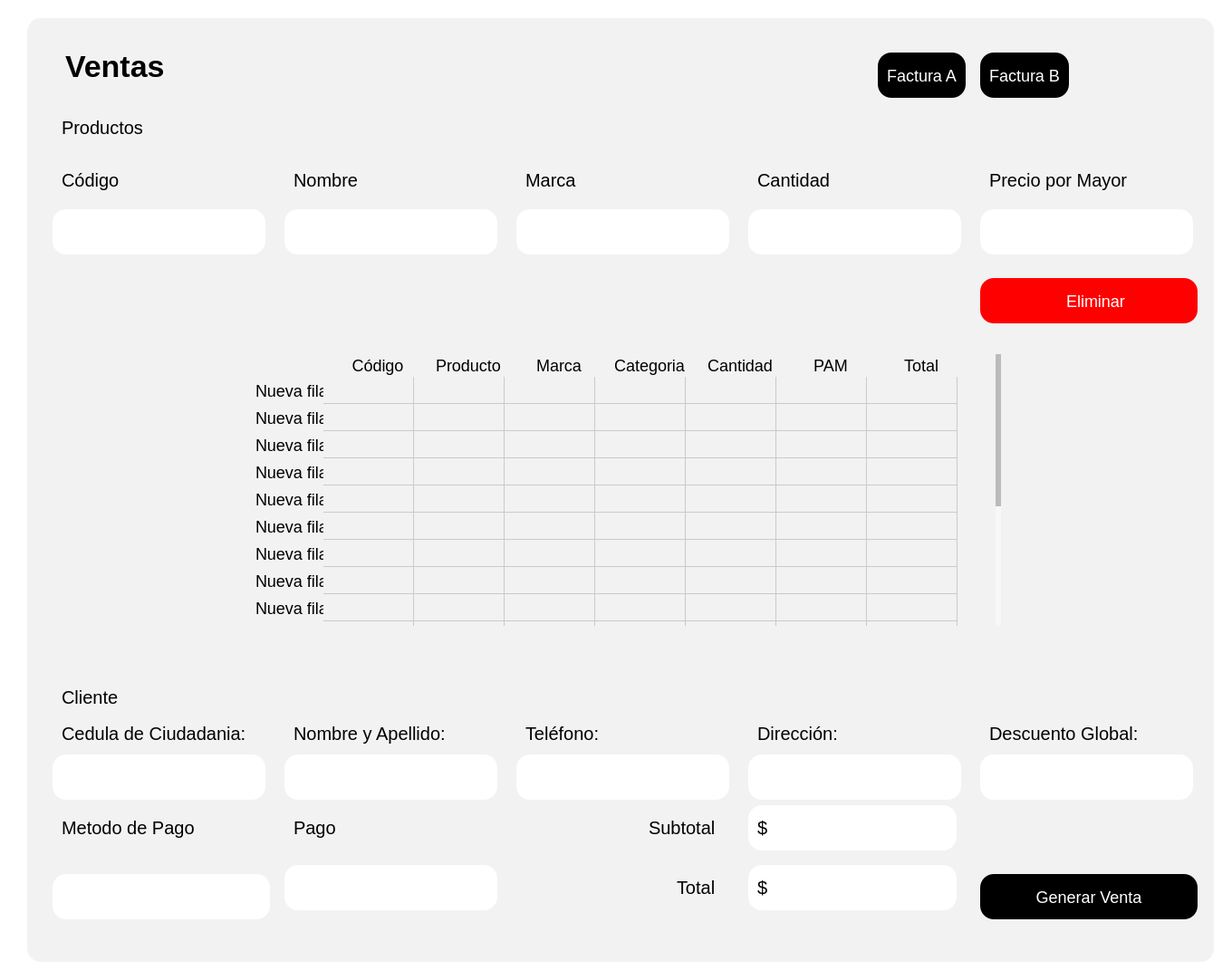
<?xml version="1.0" encoding="UTF-8"?>
<ui version="4.0">
 <class>Form</class>
 <widget class="QWidget" name="Form">
  <property name="geometry">
   <rect>
    <x>0</x>
    <y>0</y>
    <width>1358</width>
    <height>1082</height>
   </rect>
  </property>
  <property name="windowTitle">
   <string>Form</string>
  </property>
  <property name="styleSheet">
   <string notr="true">background-color: rgb(255, 255, 255);
</string>
  </property>
  <layout class="QHBoxLayout" name="horizontalLayout">
   <item>
    <widget class="QWidget" name="Contenedor" native="true">
     <property name="styleSheet">
      <string notr="true">
QPushButton {
    background-color: black; /* Fondo blanco */
    border: none; /* Sin borde ni decoración inicial */
    color:  white; /* Color del texto */
    border-radius: 15px; /* Bordes circulares */
    padding: 5px 10px; /* Espaciado interno para mejor apariencia */
	height: 40px; /* Altura del botón */
    text-align: center; /* Alinea el texto del botón a la izquierda */
    font-size: 18px; /* Tamaño de fuente */
	margin-top:20px;
}

QPushButton:hover {
    background-color: rgb(106, 106, 106); /* Gris claro al pasar el mouse */
    cursor: pointer; /* Cursor de mano al pasar sobre el botón */
}

QToolButton {
    background-color: white; /* Fondo blanco */
    border: none; /* Sin borde ni decoración inicial */
    color:  rgb(50, 50, 50); /* Color del texto */
    border-radius: 15px; /* Bordes circulares */
    padding: 5px 10px; /* Espaciado interno para mejor apariencia */
	height: 40px; /* Altura del botón */
    text-align: left; /* Alinea el texto del botón a la izquierda */
    font-size: 18px; /* Tamaño de fuente */
    cursor: pointer;
}

QToolButton:hover {
    background-color: #f2f2f2; /* Gris claro al pasar el mouse */
    cursor: pointer;
}
QLineEdit {
    background-color: rgb(255, 255, 255); /* Fondo blanco */
    border: none; /* Sin bordes visibles */
    padding: 4px; /* Espaciado interno entre el texto y los bordes */
    margin-right: 5px; /* Espaciado externo solo a la derecha */
    border-radius: 10px; /* Bordes redondeados */
    color: black; /* Texto negro */
    text-align: left; /* Texto alineado a la izquierda */
    font-size: 18px; /* Tamaño del texto */
}

/* Cuando el QLineEdit está enfocado (se está escribiendo) */
QLineEdit:focus {
    background-color: rgb(230, 230, 250); /* Color de fondo cuando el campo está activo */
    border: 1px solid rgb(0, 0, 0); /* Borde negro al estar activo */
}

QLabel {
    font-size: 20px; /* Tamaño de fuente */
    color:  black; /* Color del texto */
    margin-right: 10px; /* Espaciado a la derecha */
    padding: 5px; /* Espaciado interno */
    text-align: left; /* Alineación del texto a la izquierda */
}
QTableWidget {
    border: none;
    background-color: #ffffff; /* Fondo blanco para la tabla */
    box-shadow: 0 4px 8px rgba(0, 0, 0, 0.1); /* Sombra suave alrededor de la tabla */
}

QTableWidget::item {
    background-color: #f2f2f2; 
    border: none; 
    transition: background-color 0.3s ease; /* Suavizado de transición de color de fondo */
    pointer-events: none; /* Desactiva la interacción con las celdas (como editar) */
}

QTableWidget::item:selected {
    background-color: #aad4ff; /* Color azul claro para celdas seleccionadas */
    color: black; /* Texto negro para celdas seleccionadas */
}

QTableWidget::item:hover {
    background-color: #e6e6e6; /* Color de fondo al pasar el cursor sobre las celdas */
}

QHeaderView::section {
    border: none; 
    background-color: #f2f2f2; 
    font-weight: normal; /* No negritas */
    text-align: center; /* Centrado del texto en los encabezados */
    box-shadow: 0 2px 4px rgba(0, 0, 0, 0.1); /* Sombra suave para los encabezados */
}

QHeaderView::section:focus {
    background-color: #f2f2f2; /* Sin color de fondo cuando está en foco */
    border: none; /* Sin borde cuando está en foco */
}

QTableWidget::item:focus {
    border: none; /* Sin borde cuando las celdas tienen el foco */
    background-color: #f2f2f2; /* Mantener el fondo sin color azul */
}

QTableCornerButton::section {
    background-color: #f2f2f2; 
    border: none; 
}

QTableWidget::verticalHeader {
    background-color: #f2f2f2;
    border: none;
    font-weight: normal; /* No negritas */
}

QTableWidget::item:hover {
    background-color: #e6e6e6; /* Color de fondo al pasar el cursor sobre las celdas */
}

/* Personalización de la barra de desplazamiento */
QScrollBar:vertical {
    border: none;
    background: #f7f7f7; /* Fondo de la barra */
    width: 8px; /* Barra más delgada */
    border-radius: 4px; /* Bordes más redondeados */
}

QScrollBar::handle:vertical {
    background: #bbb; /* Fondo del control deslizante */
    min-height: 20px; /* Control deslizante más delgado */
    border-radius: 4px; /* Bordes redondeados */
    transition: background-color 0.3s ease; /* Transición suave para el cambio de color */
}

QScrollBar::handle:vertical:hover {
    background: #888; /* Color más oscuro cuando el control deslizante está siendo desplazado */
}

QScrollBar::add-line:vertical, QScrollBar::sub-line:vertical {
    border: none;
    background: #f2f2f2; /* Fondo para los botones de la barra */
    height: 0px; /* Sin altura para los botones */
}

QScrollBar:horizontal {
    border: none;
    background: #f7f7f7; /* Fondo de la barra */
    height: 8px; /* Barra más delgada */
    border-radius: 4px; /* Bordes más redondeados */
}

QScrollBar::handle:horizontal {
    background: #bbb; /* Fondo del control deslizante */
    min-width: 20px; /* Control deslizante más delgado */
    border-radius: 4px; /* Bordes redondeados */
    transition: background-color 0.3s ease; /* Transición suave para el cambio de color */
}

QScrollBar::handle:horizontal:hover {
    background: #888; /* Color más oscuro cuando el control deslizante está siendo desplazado */
}

QScrollBar::add-line:horizontal, QScrollBar::sub-line:horizontal {
    border: none;
    background: #f2f2f2; /* Fondo para los botones de la barra */
    width: 0px; /* Sin ancho para los botones */
}


</string>
     </property>
     <layout class="QHBoxLayout" name="horizontalLayout_2">
      <item>
       <widget class="QStackedWidget" name="Contenido">
        <property name="styleSheet">
         <string notr="true">margin-left:10px;
border-radius:15px;
background-color: #f2f2f2; 
</string>
        </property>
        <widget class="QWidget" name="ContenidoPage1">
         <layout class="QVBoxLayout" name="verticalLayout_2">
          <item>
           <widget class="QWidget" name="widget_3" native="true">
            <property name="styleSheet">
             <string notr="true"/>
            </property>
            <layout class="QGridLayout" name="gridLayout">
             <item row="0" column="0">
              <layout class="QGridLayout" name="gridLayout_2">
               <item row="3" column="5">
                <widget class="QLineEdit" name="InputPrecioMayor">
                 <property name="sizePolicy">
                  <sizepolicy hsizetype="Fixed" vsizetype="Fixed">
                   <horstretch>0</horstretch>
                   <verstretch>0</verstretch>
                  </sizepolicy>
                 </property>
                 <property name="minimumSize">
                  <size>
                   <width>250</width>
                   <height>50</height>
                  </size>
                 </property>
                 <property name="maximumSize">
                  <size>
                   <width>250</width>
                   <height>50</height>
                  </size>
                 </property>
                 <property name="styleSheet">
                  <string notr="true">background-color: rgb(255, 255, 255);</string>
                 </property>
                </widget>
               </item>
               <item row="2" column="3">
                <widget class="QLabel" name="label_7">
                 <property name="text">
                  <string>Cantidad</string>
                 </property>
                </widget>
               </item>
               <item row="2" column="0">
                <widget class="QLabel" name="label_3">
                 <property name="text">
                  <string>Código</string>
                 </property>
                </widget>
               </item>
               <item row="0" column="5" alignment="Qt::AlignLeft|Qt::AlignVCenter">
                <widget class="QPushButton" name="BtnFacturaB">
                 <property name="cursor">
                  <cursorShape>PointingHandCursor</cursorShape>
                 </property>
                 <property name="styleSheet">
                  <string notr="true">
QPushButton {
    background-color: black; /* Fondo blanco */
    border: none; /* Sin borde ni decoración inicial */
    color:  white; /* Color del texto */
    border-radius: 15px; /* Bordes circulares */
    padding: 5px 10px; /* Espaciado interno para mejor apariencia */
	height: 40px; /* Altura del botón */
    text-align: center; /* Alinea el texto del botón a la izquierda */
    font-size: 18px; /* Tamaño de fuente */
	margin-top:20px;
}

QPushButton:hover {
    background-color: rgb(106, 106, 106); /* Gris claro al pasar el mouse */
    cursor: pointer; /* Cursor de mano al pasar sobre el botón */
}</string>
                 </property>
                 <property name="text">
                  <string>Factura B</string>
                 </property>
                </widget>
               </item>
               <item row="2" column="2">
                <widget class="QLabel" name="label_6">
                 <property name="text">
                  <string>Marca</string>
                 </property>
                </widget>
               </item>
               <item row="0" column="3" alignment="Qt::AlignRight|Qt::AlignVCenter">
                <widget class="QPushButton" name="BtnFacturaA">
                 <property name="cursor">
                  <cursorShape>PointingHandCursor</cursorShape>
                 </property>
                 <property name="styleSheet">
                  <string notr="true">
QPushButton {
    background-color: black; /* Fondo blanco */
    border: none; /* Sin borde ni decoración inicial */
    color:  white; /* Color del texto */
    border-radius: 15px; /* Bordes circulares */
    padding: 5px 10px; /* Espaciado interno para mejor apariencia */
	height: 40px; /* Altura del botón */
    text-align: center; /* Alinea el texto del botón a la izquierda */
    font-size: 18px; /* Tamaño de fuente */
	margin-top:20px;
}

QPushButton:hover {
    background-color: rgb(106, 106, 106); /* Gris claro al pasar el mouse */
    cursor: pointer; /* Cursor de mano al pasar sobre el botón */
}</string>
                 </property>
                 <property name="text">
                  <string>Factura A</string>
                 </property>
                </widget>
               </item>
               <item row="3" column="3">
                <widget class="QLineEdit" name="InputCantidad">
                 <property name="sizePolicy">
                  <sizepolicy hsizetype="Fixed" vsizetype="Fixed">
                   <horstretch>0</horstretch>
                   <verstretch>0</verstretch>
                  </sizepolicy>
                 </property>
                 <property name="minimumSize">
                  <size>
                   <width>250</width>
                   <height>50</height>
                  </size>
                 </property>
                 <property name="maximumSize">
                  <size>
                   <width>250</width>
                   <height>50</height>
                  </size>
                 </property>
                 <property name="styleSheet">
                  <string notr="true">background-color: rgb(255, 255, 255);</string>
                 </property>
                </widget>
               </item>
               <item row="3" column="0">
                <widget class="QLineEdit" name="InputCodigo">
                 <property name="sizePolicy">
                  <sizepolicy hsizetype="Fixed" vsizetype="Fixed">
                   <horstretch>0</horstretch>
                   <verstretch>0</verstretch>
                  </sizepolicy>
                 </property>
                 <property name="minimumSize">
                  <size>
                   <width>250</width>
                   <height>50</height>
                  </size>
                 </property>
                 <property name="maximumSize">
                  <size>
                   <width>250</width>
                   <height>50</height>
                  </size>
                 </property>
                 <property name="styleSheet">
                  <string notr="true">background-color: rgb(255, 255, 255);</string>
                 </property>
                </widget>
               </item>
               <item row="3" column="1">
                <widget class="QLineEdit" name="InputNombre">
                 <property name="sizePolicy">
                  <sizepolicy hsizetype="Fixed" vsizetype="Fixed">
                   <horstretch>0</horstretch>
                   <verstretch>0</verstretch>
                  </sizepolicy>
                 </property>
                 <property name="minimumSize">
                  <size>
                   <width>250</width>
                   <height>50</height>
                  </size>
                 </property>
                 <property name="maximumSize">
                  <size>
                   <width>250</width>
                   <height>50</height>
                  </size>
                 </property>
                 <property name="styleSheet">
                  <string notr="true">background-color: rgb(255, 255, 255);</string>
                 </property>
                </widget>
               </item>
               <item row="2" column="1">
                <widget class="QLabel" name="label_5">
                 <property name="text">
                  <string>Nombre</string>
                 </property>
                </widget>
               </item>
               <item row="0" column="0">
                <widget class="QLabel" name="LabelVentasA">
                 <property name="styleSheet">
                  <string notr="true">#LabelVentasA {
    font-weight: bold; /* Negrita */
    font-size: 34px; /* Tamaño de fuente */
}
</string>
                 </property>
                 <property name="text">
                  <string>Ventas</string>
                 </property>
                </widget>
               </item>
               <item row="3" column="2">
                <widget class="QLineEdit" name="InputMarca">
                 <property name="sizePolicy">
                  <sizepolicy hsizetype="Fixed" vsizetype="Fixed">
                   <horstretch>0</horstretch>
                   <verstretch>0</verstretch>
                  </sizepolicy>
                 </property>
                 <property name="minimumSize">
                  <size>
                   <width>250</width>
                   <height>50</height>
                  </size>
                 </property>
                 <property name="maximumSize">
                  <size>
                   <width>250</width>
                   <height>50</height>
                  </size>
                 </property>
                 <property name="styleSheet">
                  <string notr="true">background-color: rgb(255, 255, 255);</string>
                 </property>
                </widget>
               </item>
               <item row="1" column="0">
                <widget class="QLabel" name="label_30">
                 <property name="text">
                  <string>Productos</string>
                 </property>
                </widget>
               </item>
               <item row="2" column="5">
                <widget class="QLabel" name="label">
                 <property name="text">
                  <string>Precio por Mayor</string>
                 </property>
                </widget>
               </item>
               <item row="4" column="5">
                <widget class="QPushButton" name="BtnEliminar">
                 <property name="cursor">
                  <cursorShape>PointingHandCursor</cursorShape>
                 </property>
                 <property name="styleSheet">
                  <string notr="true">
QPushButton {
    background-color: red; /* Fondo blanco */
    border: none; /* Sin borde ni decoración inicial */
    color:  white; /* Color del texto */
    border-radius: 15px; /* Bordes circulares */
    padding: 5px 10px; /* Espaciado interno para mejor apariencia */
	height: 40px; /* Altura del botón */
    text-align: center; /* Alinea el texto del botón a la izquierda */
    font-size: 18px; /* Tamaño de fuente */
	margin-top:20px;
    cursor: pointer; /* Cursor de mano al pasar sobre el botón */
}

QPushButton:hover {
    background-color: rgb(106, 106, 106); /* Gris claro al pasar el mouse */
    cursor: pointer; /* Cursor de mano al pasar sobre el botón */
}</string>
                 </property>
                 <property name="text">
                  <string>   Eliminar</string>
                 </property>
                 <property name="icon">
                  <iconset>
                   <normaloff>../../assets/iconos/eliminar.png</normaloff>../../assets/iconos/eliminar.png</iconset>
                 </property>
                 <property name="iconSize">
                  <size>
                   <width>30</width>
                   <height>30</height>
                  </size>
                 </property>
                </widget>
               </item>
              </layout>
             </item>
            </layout>
           </widget>
          </item>
          <item>
           <widget class="QWidget" name="widget" native="true">
            <property name="styleSheet">
             <string notr="true"/>
            </property>
            <layout class="QVBoxLayout" name="verticalLayout_3">
             <item alignment="Qt::AlignHCenter|Qt::AlignVCenter">
              <widget class="QTableWidget" name="TablaVentaMayor">
               <property name="sizePolicy">
                <sizepolicy hsizetype="Fixed" vsizetype="Fixed">
                 <horstretch>0</horstretch>
                 <verstretch>0</verstretch>
                </sizepolicy>
               </property>
               <property name="minimumSize">
                <size>
                 <width>845</width>
                 <height>300</height>
                </size>
               </property>
               <property name="font">
                <font>
                 <family>MS Shell Dlg 2</family>
                 <pointsize>11</pointsize>
                 <weight>75</weight>
                 <bold>true</bold>
                </font>
               </property>
               <property name="styleSheet">
                <string notr="true">
QTableWidget {
    border: none;
    box-shadow: 0 4px 8px rgba(0, 0, 0, 0.1); /* Sombra suave alrededor de la tabla */
}

QTableWidget::item {
    background-color: #f2f2f2; 
    border: none; 
    font-size: 18px; /* Tamaño de letra */
    transition: background-color 0.3s ease; /* Suavizado de transición de color de fondo */
    pointer-events: none; /* Desactiva la interacción con las celdas (como editar) */
}

QTableWidget::item:selected {
    background-color: #aad4ff; /* Color azul claro para celdas seleccionadas */
    color: black; /* Texto negro para celdas seleccionadas */
}

QTableWidget::item:hover {
    background-color: #e6e6e6; /* Color de fondo al pasar el cursor sobre las celdas */
}

QHeaderView::section {
    border: none; 
    background-color: #f2f2f2; 
    font-size: 18px; /* Tamaño de letra */
    font-weight: normal; /* No negritas */
    text-align: center; /* Centrado del texto en los encabezados */
    box-shadow: 0 2px 4px rgba(0, 0, 0, 0.1); /* Sombra suave para los encabezados */
}

QHeaderView::section:focus {
    background-color: #f2f2f2; /* Sin color de fondo cuando está en foco */
    border: none; /* Sin borde cuando está en foco */
}

QTableWidget::item:focus {
    border: none; /* Sin borde cuando las celdas tienen el foco */
    background-color: #f2f2f2; /* Mantener el fondo sin color azul */
}

QTableCornerButton::section {
    background-color: #f2f2f2; 
    border: none; 
}

QTableWidget::verticalHeader {
    background-color: #f2f2f2;
    font-size: 23px;
    border: none;
    font-weight: normal; /* No negritas */
}

QTableWidget::item:hover {
    background-color: #e6e6e6; /* Color de fondo al pasar el cursor sobre las celdas */
}
/* Personalización de la barra de desplazamiento */
QScrollBar:vertical {
    border: none;
    background: #f7f7f7; /* Fondo de la barra */
    width: 8px; /* Barra más delgada */
    border-radius: 4px; /* Bordes más redondeados */
    margin: 0px 2px 0px 0px; /* Un pequeño margen para el desplazamiento */
}

QScrollBar::handle:vertical {
    background: #bbb; /* Fondo del control deslizante */
    min-height: 20px; /* Control deslizante más delgado */
    border-radius: 4px; /* Bordes redondeados */
    transition: background-color 0.3s ease; /* Transición suave para el cambio de color */
}

QScrollBar::handle:vertical:hover {
    background: #888; /* Color más oscuro cuando el control deslizante está siendo desplazado */
}

QScrollBar::add-line:vertical, QScrollBar::sub-line:vertical {
    border: none;
    background: #f2f2f2; /* Fondo para los botones de la barra */
    height: 0px; /* Sin altura para los botones */
}

QScrollBar:horizontal {
    border: none;
    background: #f7f7f7; /* Fondo de la barra */
    height: 8px; /* Barra más delgada */
    border-radius: 4px; /* Bordes más redondeados */
    margin: 0px 0px 2px 0px; /* Un pequeño margen para el desplazamiento */
}

QScrollBar::handle:horizontal {
    background: #bbb; /* Fondo del control deslizante */
    min-width: 20px; /* Control deslizante más delgado */
    border-radius: 4px; /* Bordes redondeados */
    transition: background-color 0.3s ease; /* Transición suave para el cambio de color */
}

QScrollBar::handle:horizontal:hover {
    background: #888; /* Color más oscuro cuando el control deslizante está siendo desplazado */
}
</string>
               </property>
               <row>
                <property name="text">
                 <string>Nueva fila</string>
                </property>
               </row>
               <row>
                <property name="text">
                 <string>Nueva fila</string>
                </property>
               </row>
               <row>
                <property name="text">
                 <string>Nueva fila</string>
                </property>
               </row>
               <row>
                <property name="text">
                 <string>Nueva fila</string>
                </property>
               </row>
               <row>
                <property name="text">
                 <string>Nueva fila</string>
                </property>
               </row>
               <row>
                <property name="text">
                 <string>Nueva fila</string>
                </property>
               </row>
               <row>
                <property name="text">
                 <string>Nueva fila</string>
                </property>
               </row>
               <row>
                <property name="text">
                 <string>Nueva fila</string>
                </property>
               </row>
               <row>
                <property name="text">
                 <string>Nueva fila</string>
                </property>
               </row>
               <row>
                <property name="text">
                 <string>Nueva fila</string>
                </property>
               </row>
               <row>
                <property name="text">
                 <string>Nueva fila</string>
                </property>
               </row>
               <row>
                <property name="text">
                 <string>Nueva fila</string>
                </property>
               </row>
               <row>
                <property name="text">
                 <string>Nueva fila</string>
                </property>
               </row>
               <row>
                <property name="text">
                 <string>Nueva fila</string>
                </property>
               </row>
               <row>
                <property name="text">
                 <string>New Row</string>
                </property>
               </row>
               <row>
                <property name="text">
                 <string>New Row</string>
                </property>
               </row>
               <column>
                <property name="text">
                 <string>Código</string>
                </property>
                <property name="font">
                 <font>
                  <kerning>false</kerning>
                 </font>
                </property>
                <property name="textAlignment">
                 <set>AlignCenter</set>
                </property>
               </column>
               <column>
                <property name="text">
                 <string>Producto</string>
                </property>
                <property name="textAlignment">
                 <set>AlignCenter</set>
                </property>
               </column>
               <column>
                <property name="text">
                 <string>Marca</string>
                </property>
                <property name="textAlignment">
                 <set>AlignCenter</set>
                </property>
               </column>
               <column>
                <property name="text">
                 <string>Categoria</string>
                </property>
                <property name="textAlignment">
                 <set>AlignCenter</set>
                </property>
               </column>
               <column>
                <property name="text">
                 <string>Cantidad</string>
                </property>
                <property name="textAlignment">
                 <set>AlignCenter</set>
                </property>
               </column>
               <column>
                <property name="text">
                 <string>PAM</string>
                </property>
                <property name="textAlignment">
                 <set>AlignCenter</set>
                </property>
               </column>
               <column>
                <property name="text">
                 <string>Total</string>
                </property>
                <property name="textAlignment">
                 <set>AlignCenter</set>
                </property>
               </column>
              </widget>
             </item>
            </layout>
           </widget>
          </item>
          <item alignment="Qt::AlignHCenter|Qt::AlignVCenter">
           <widget class="QWidget" name="widget_4" native="true">
            <property name="styleSheet">
             <string notr="true"/>
            </property>
            <layout class="QGridLayout" name="gridLayout_3">
             <item row="0" column="0">
              <layout class="QGridLayout" name="gridLayout_4">
               <item row="1" column="1">
                <widget class="QLabel" name="label_10">
                 <property name="text">
                  <string>Nombre y Apellido: </string>
                 </property>
                </widget>
               </item>
               <item row="2" column="3">
                <widget class="QLineEdit" name="InputDireccion">
                 <property name="sizePolicy">
                  <sizepolicy hsizetype="Fixed" vsizetype="Fixed">
                   <horstretch>0</horstretch>
                   <verstretch>0</verstretch>
                  </sizepolicy>
                 </property>
                 <property name="minimumSize">
                  <size>
                   <width>250</width>
                   <height>50</height>
                  </size>
                 </property>
                 <property name="maximumSize">
                  <size>
                   <width>250</width>
                   <height>50</height>
                  </size>
                 </property>
                 <property name="cursor">
                  <cursorShape>IBeamCursor</cursorShape>
                 </property>
                 <property name="styleSheet">
                  <string notr="true">background-color: rgb(255, 255, 255);</string>
                 </property>
                </widget>
               </item>
               <item row="3" column="3">
                <widget class="QLabel" name="LabelSubtotal">
                 <property name="sizePolicy">
                  <sizepolicy hsizetype="Fixed" vsizetype="Fixed">
                   <horstretch>0</horstretch>
                   <verstretch>0</verstretch>
                  </sizepolicy>
                 </property>
                 <property name="minimumSize">
                  <size>
                   <width>250</width>
                   <height>50</height>
                  </size>
                 </property>
                 <property name="maximumSize">
                  <size>
                   <width>250</width>
                   <height>50</height>
                  </size>
                 </property>
                 <property name="cursor">
                  <cursorShape>IBeamCursor</cursorShape>
                 </property>
                 <property name="styleSheet">
                  <string notr="true">background-color: rgb(255, 255, 255);
</string>
                 </property>
                 <property name="text">
                  <string>$</string>
                 </property>
                </widget>
               </item>
               <item row="1" column="2">
                <widget class="QLabel" name="label_9">
                 <property name="text">
                  <string>Teléfono:</string>
                 </property>
                </widget>
               </item>
               <item row="3" column="0">
                <widget class="QLabel" name="label_12">
                 <property name="text">
                  <string>Metodo de Pago</string>
                 </property>
                </widget>
               </item>
               <item row="2" column="0">
                <widget class="QLineEdit" name="InputCedula">
                 <property name="sizePolicy">
                  <sizepolicy hsizetype="Fixed" vsizetype="Fixed">
                   <horstretch>0</horstretch>
                   <verstretch>0</verstretch>
                  </sizepolicy>
                 </property>
                 <property name="minimumSize">
                  <size>
                   <width>250</width>
                   <height>50</height>
                  </size>
                 </property>
                 <property name="maximumSize">
                  <size>
                   <width>250</width>
                   <height>50</height>
                  </size>
                 </property>
                 <property name="styleSheet">
                  <string notr="true">background-color: rgb(255, 255, 255);</string>
                 </property>
                </widget>
               </item>
               <item row="2" column="2">
                <widget class="QLineEdit" name="InputTelefonoCli">
                 <property name="sizePolicy">
                  <sizepolicy hsizetype="Fixed" vsizetype="Fixed">
                   <horstretch>0</horstretch>
                   <verstretch>0</verstretch>
                  </sizepolicy>
                 </property>
                 <property name="minimumSize">
                  <size>
                   <width>250</width>
                   <height>50</height>
                  </size>
                 </property>
                 <property name="maximumSize">
                  <size>
                   <width>250</width>
                   <height>50</height>
                  </size>
                 </property>
                 <property name="styleSheet">
                  <string notr="true">background-color: rgb(255, 255, 255);</string>
                 </property>
                </widget>
               </item>
               <item row="3" column="2" alignment="Qt::AlignRight">
                <widget class="QLabel" name="label_14">
                 <property name="text">
                  <string>Subtotal</string>
                 </property>
                </widget>
               </item>
               <item row="0" column="0">
                <widget class="QLabel" name="label_31">
                 <property name="text">
                  <string>Cliente</string>
                 </property>
                </widget>
               </item>
               <item row="1" column="0">
                <widget class="QLabel" name="label_4">
                 <property name="text">
                  <string>Cedula de Ciudadania:</string>
                 </property>
                </widget>
               </item>
               <item row="1" column="3">
                <widget class="QLabel" name="label_11">
                 <property name="text">
                  <string>Dirección:</string>
                 </property>
                </widget>
               </item>
               <item row="2" column="1">
                <widget class="QLineEdit" name="InputNombreCli">
                 <property name="sizePolicy">
                  <sizepolicy hsizetype="Fixed" vsizetype="Fixed">
                   <horstretch>0</horstretch>
                   <verstretch>0</verstretch>
                  </sizepolicy>
                 </property>
                 <property name="minimumSize">
                  <size>
                   <width>250</width>
                   <height>50</height>
                  </size>
                 </property>
                 <property name="maximumSize">
                  <size>
                   <width>250</width>
                   <height>50</height>
                  </size>
                 </property>
                 <property name="styleSheet">
                  <string notr="true">background-color: rgb(255, 255, 255);</string>
                 </property>
                </widget>
               </item>
               <item row="3" column="1">
                <widget class="QLabel" name="label_13">
                 <property name="text">
                  <string>Pago</string>
                 </property>
                </widget>
               </item>
               <item row="4" column="3">
                <widget class="QLabel" name="LabelTotal">
                 <property name="sizePolicy">
                  <sizepolicy hsizetype="Fixed" vsizetype="Fixed">
                   <horstretch>0</horstretch>
                   <verstretch>0</verstretch>
                  </sizepolicy>
                 </property>
                 <property name="minimumSize">
                  <size>
                   <width>250</width>
                   <height>50</height>
                  </size>
                 </property>
                 <property name="maximumSize">
                  <size>
                   <width>250</width>
                   <height>50</height>
                  </size>
                 </property>
                 <property name="cursor">
                  <cursorShape>IBeamCursor</cursorShape>
                 </property>
                 <property name="styleSheet">
                  <string notr="true">background-color: rgb(255, 255, 255);</string>
                 </property>
                 <property name="text">
                  <string>$</string>
                 </property>
                </widget>
               </item>
               <item row="4" column="1">
                <widget class="QLineEdit" name="InputPago">
                 <property name="sizePolicy">
                  <sizepolicy hsizetype="Fixed" vsizetype="Fixed">
                   <horstretch>0</horstretch>
                   <verstretch>0</verstretch>
                  </sizepolicy>
                 </property>
                 <property name="minimumSize">
                  <size>
                   <width>250</width>
                   <height>50</height>
                  </size>
                 </property>
                 <property name="maximumSize">
                  <size>
                   <width>250</width>
                   <height>50</height>
                  </size>
                 </property>
                 <property name="styleSheet">
                  <string notr="true">background-color: rgb(255, 255, 255);</string>
                 </property>
                </widget>
               </item>
               <item row="4" column="2" alignment="Qt::AlignRight">
                <widget class="QLabel" name="label_15">
                 <property name="text">
                  <string>Total</string>
                 </property>
                </widget>
               </item>
               <item row="4" column="0">
                <widget class="QComboBox" name="MetodoPagoBox">
                 <property name="sizePolicy">
                  <sizepolicy hsizetype="Fixed" vsizetype="Fixed">
                   <horstretch>0</horstretch>
                   <verstretch>0</verstretch>
                  </sizepolicy>
                 </property>
                 <property name="minimumSize">
                  <size>
                   <width>250</width>
                   <height>50</height>
                  </size>
                 </property>
                 <property name="styleSheet">
                  <string notr="true">QComboBox {
    background-color: white; /* Fondo blanco */
    border: none; /* Sin borde */
    color: black; /* Color del texto */
    border-radius: 15px; /* Bordes redondeados */
    padding: 5px 10px; /* Espaciado interno */
    font-size: 18px; /* Tamaño de fuente */
    height: 40px; /* Altura del combo box */
    margin-top: 20px; /* Espaciado superior */
}

QComboBox::drop-down {
    background-color: transparent; /* Fondo transparente */
    border: none; /* Sin borde */
    width: 20px; /* Tamaño del botón */
    /* No se define la flecha, por lo que se elimina */
}

QComboBox:hover {
    cursor: pointer; /* Cursor de mano */
}

QComboBox QAbstractItemView {
    background-color: white; /* Fondo del menú desplegable */
    border: none; /* Sin borde */
    color: black; /* Color del texto en las opciones */
    selection-background-color: rgb(106, 106, 106); /* Fondo gris claro al seleccionar */
    selection-color: white; /* Texto blanco al seleccionar */
    border-radius: 10px; /* Bordes redondeados */
}

</string>
                 </property>
                </widget>
               </item>
               <item row="2" column="4">
                <widget class="QLineEdit" name="InputDescuentoB">
                 <property name="sizePolicy">
                  <sizepolicy hsizetype="Fixed" vsizetype="Fixed">
                   <horstretch>0</horstretch>
                   <verstretch>0</verstretch>
                  </sizepolicy>
                 </property>
                 <property name="minimumSize">
                  <size>
                   <width>250</width>
                   <height>50</height>
                  </size>
                 </property>
                 <property name="maximumSize">
                  <size>
                   <width>250</width>
                   <height>50</height>
                  </size>
                 </property>
                 <property name="styleSheet">
                  <string notr="true">background-color: rgb(255, 255, 255);</string>
                 </property>
                </widget>
               </item>
               <item row="1" column="4">
                <widget class="QLabel" name="label_2">
                 <property name="text">
                  <string>Descuento Global:</string>
                 </property>
                </widget>
               </item>
               <item row="4" column="4">
                <widget class="QPushButton" name="BtnGenerarVenta">
                 <property name="cursor">
                  <cursorShape>PointingHandCursor</cursorShape>
                 </property>
                 <property name="styleSheet">
                  <string notr="true">
QPushButton {
    background-color: black; /* Fondo blanco */
    border: none; /* Sin borde ni decoración inicial */
    color:  white; /* Color del texto */
    border-radius: 15px; /* Bordes circulares */
    padding: 5px 10px; /* Espaciado interno para mejor apariencia */
	height: 40px; /* Altura del botón */
    text-align: center; /* Alinea el texto del botón a la izquierda */
    font-size: 18px; /* Tamaño de fuente */
	margin-top:20px;
}

QPushButton:hover {
    background-color: rgb(106, 106, 106); /* Gris claro al pasar el mouse */
    cursor: pointer; /* Cursor de mano al pasar sobre el botón */
}</string>
                 </property>
                 <property name="text">
                  <string>Generar Venta</string>
                 </property>
                </widget>
               </item>
              </layout>
             </item>
            </layout>
           </widget>
          </item>
         </layout>
        </widget>
       </widget>
      </item>
     </layout>
    </widget>
   </item>
  </layout>
 </widget>
 <resources/>
 <connections/>
</ui>
